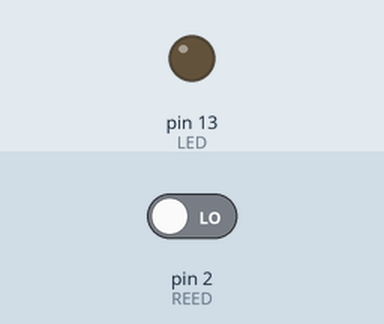
Recording of a sketch running on a simulated Arduino Uno, built with avr-gcc and run on an emulated ATmega328P. On the bench: output pins drawn as LEDs (lit = HIGH). Dashed ring = blinking. Inputs (shaded band) come from the test bench; at power-on: pin 2 (REED) LOW.

Above: at 1.2 s.
1.3 s: pin 2 (REED) driven HIGH
At 1.55 s:
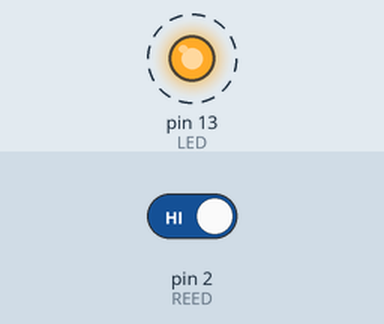
4.3 s: pin 2 (REED) driven LOW
At 4.3 s:
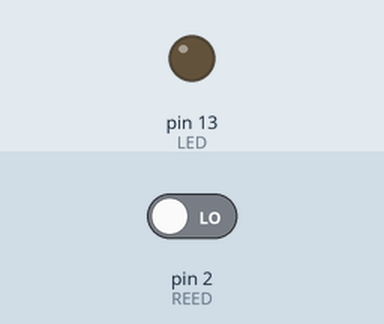
Timing chart, 0 to 7.3 s (numbered marks = the images above; inputs shaded):
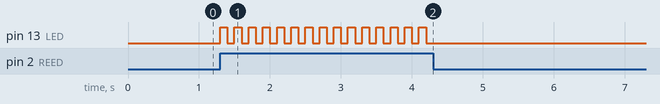

Measured:
- after the input at 1.3 s, pin 13 (LED): alternates HIGH for 0.10 s and LOW for 0.10 s, starting at once
- after the input at 4.3 s, pin 13 (LED): stops changing and stays LOW

The sketch:

sensorMagnetico.ino
```cpp
int LED = 13;
int REED = 2; //sensor magnetico

void setup() {
  pinMode(LED, OUTPUT);
  pinMode(REED, INPUT);
}

void loop() {
  if (digitalRead(REED)) {
    digitalWrite(LED, HIGH);
    delay(100);
    digitalWrite(LED, LOW);
    delay(100);
  }
}
```
